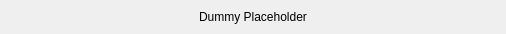
<?xml version="1.0" encoding="UTF-8"?>
<ui version="4.0">
 <class>MessagePanel</class>
 <widget class="QWidget" name="MessagePanel">
  <property name="geometry">
   <rect>
    <x>0</x>
    <y>0</y>
    <width>506</width>
    <height>34</height>
   </rect>
  </property>
  <property name="sizePolicy">
   <sizepolicy hsizetype="Fixed" vsizetype="Fixed">
    <horstretch>0</horstretch>
    <verstretch>0</verstretch>
   </sizepolicy>
  </property>
  <property name="windowTitle">
   <string>Form</string>
  </property>
  <layout class="QVBoxLayout" name="vBox">
   <property name="leftMargin">
    <number>0</number>
   </property>
   <property name="topMargin">
    <number>0</number>
   </property>
   <property name="rightMargin">
    <number>0</number>
   </property>
   <property name="bottomMargin">
    <number>0</number>
   </property>
   <item>
    <widget class="QLabel" name="dummy">
     <property name="text">
      <string>Dummy Placeholder</string>
     </property>
     <property name="alignment">
      <set>Qt::AlignCenter</set>
     </property>
    </widget>
   </item>
  </layout>
 </widget>
 <resources/>
 <connections/>
</ui>
